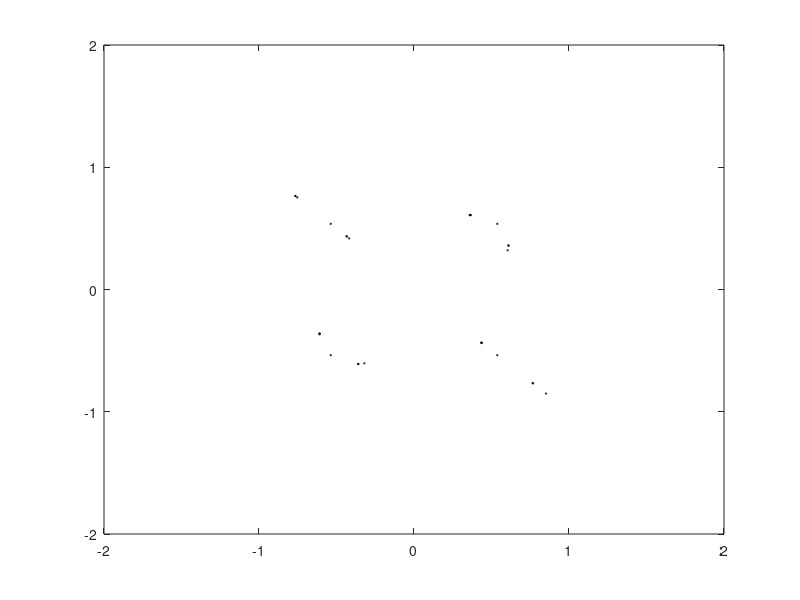

Recreate this plot in MATLAB.
clear;

R=[0];
gen=1;
while(gen<8)
    RR=zeros(1,4*length(R));
    for k = 1:length(R)
        RR=roots([3 -4*R(k) 0 0 1]);
    end
    
    plot(RR,'ko','MarkerSize',1); hold on;
    set(gca,'Xlim',2*[-1 1],'Ylim',2*[-1 1]);
    
    R = RR;
    
    gen = gen+1;
end
hold off